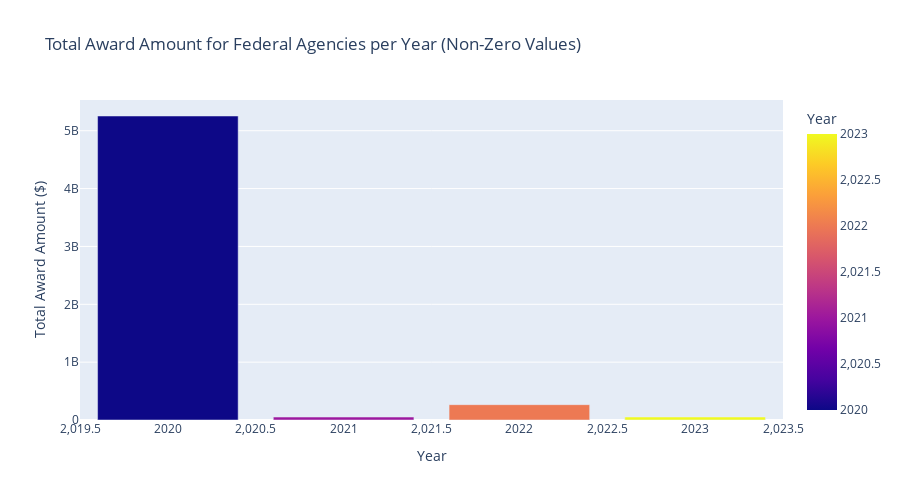

Here is the notebook cell this chart was saved with:
### Code cell
# Assuming 'filtered_df' is your DataFrame
filtered_df['Year'] = filtered_df['AwardDate'].dt.year
filtered_df = filtered_df.dropna(subset=['Department/Ind.Agency'])

# Filter rows where the agency name contains 'FEDERAL' and calculate total award amount per year
total_award_per_year = filtered_df[filtered_df['Department/Ind.Agency'].str.contains('FEDERAL')].groupby('Year')['Award$'].sum()

# Remove years with zero values
total_award_per_year = total_award_per_year[total_award_per_year != 0].reset_index()

# Plotting the data interactively using Plotly Express
fig = px.bar(total_award_per_year, x='Year', y='Award$', color='Year',
             labels={'Award$': 'Total Award Amount ($)'},
             title='Total Award Amount for Federal Agencies per Year (Non-Zero Values)',
             template='plotly', height=500)

# Show the plot interactively
fig.show()

### Figure 1 — Plotly figure (JSON) as saved in the notebook; plotly's stock layout.template omitted (floating-point values rounded to 4 significant figures)
{"data": [{"alignmentgroup": "True", "hovertemplate": "Year=%{marker.color}<br>Total Award Amount ($)=%{y}<extra></extra>", "legendgroup": "", "marker": {"color": [2020, 2021, 2022, 2023], "coloraxis": "coloraxis", "pattern": {"shape": ""}}, "name": "", "offsetgroup": "", "orientation": "v", "showlegend": false, "textposition": "auto", "type": "bar", "x": [2020, 2021, 2022, 2023], "xaxis": "x", "y": [5255000000.0, 50700000.0, 265000000.0, 51690000.0], "yaxis": "y"}], "layout": {"barmode": "relative", "coloraxis": {"colorbar": {"title": {"text": "Year"}}, "colorscale": [[0, "#0d0887"], [0.1111, "#46039f"], [0.2222, "#7201a8"], [0.3333, "#9c179e"], [0.4444, "#bd3786"], [0.5556, "#d8576b"], [0.6667, "#ed7953"], [0.7778, "#fb9f3a"], [0.8889, "#fdca26"], [1, "#f0f921"]]}, "height": 500, "legend": {"tracegroupgap": 0}, "title": {"text": "Total Award Amount for Federal Agencies per Year (Non-Zero Values)"}, "xaxis": {"anchor": "y", "domain": [0, 1], "title": {"text": "Year"}}, "yaxis": {"anchor": "x", "domain": [0, 1], "title": {"text": "Total Award Amount ($)"}}}}
